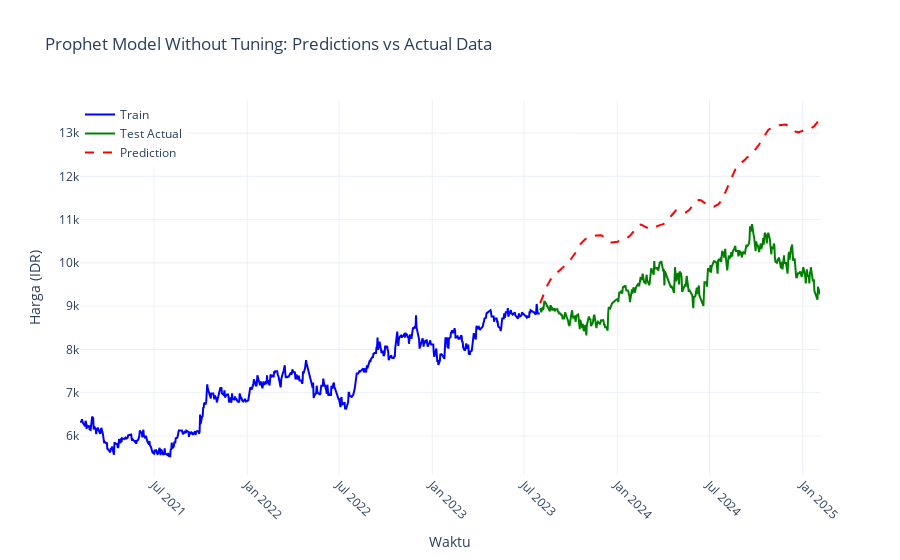

Notebook cell for this chart:
### Code cell
from sklearn.metrics import mean_absolute_error, mean_absolute_percentage_error
import plotly.graph_objects as go
import plotly.io as pio

pio.templates.default = "plotly_white"
fig = go.Figure()

# Plot training data
fig.add_trace(go.Scatter(
    x=df_train['ds'], 
    y=df_train['y'], 
    mode='lines', 
    name='Train',
    line=dict(color='blue')
))

# Plot actual test data
fig.add_trace(go.Scatter(
    x=df_test['ds'], 
    y=df_test['y'], 
    mode='lines', 
    name='Test Actual',
    line=dict(color='green')
))

# Plot predictions
fig.add_trace(go.Scatter(
    x=forecast['ds'], 
    y=forecast['yhat'], 
    mode='lines', 
    name='Prediction',
    line=dict(color='red', dash='dash')
))

# Update layout
fig.update_layout(
    title='Prophet Model Without Tuning: Predictions vs Actual Data',
    xaxis_title='Waktu',
    yaxis_title='Harga (IDR)',
    xaxis=dict(tickangle=45),
    legend=dict(x=0, y=1),
    template="plotly_white"
)

# Show figure
fig.show()
y_actual = df_test['y'].values
y_pred = forecast['yhat'].values

mae = mean_absolute_error(y_actual, y_pred)
mape = np.mean(np.abs((y_actual - y_pred) / y_actual)) * 100

print(f"MAE: {mae}")
print(f"MAPE: {mape:.2f}%")

### Figure 1 — Plotly figure (JSON) as saved in the notebook; plotly's stock layout.template omitted (floating-point values rounded to 4 significant figures; data arrays with more than 128 entries replaced by an {"elided": "..."} marker saying what was removed)
{"data": [{"line": {"color": "blue"}, "mode": "lines", "name": "Train", "type": "scatter", "x": {"elided": "604 str values"}, "y": {"elided": "604 float values"}}, {"line": {"color": "green"}, "mode": "lines", "name": "Test Actual", "type": "scatter", "x": {"elided": "362 str values"}, "y": {"elided": "362 float values"}}, {"line": {"color": "red", "dash": "dash"}, "mode": "lines", "name": "Prediction", "type": "scatter", "x": {"elided": "362 str values"}, "y": {"elided": "362 float values"}}], "layout": {"autosize": true, "legend": {"x": 0, "y": 1}, "title": {"text": "Prophet Model Without Tuning: Predictions vs Actual Data"}, "xaxis": {"autorange": true, "range": ["2021-02-05", "2025-02-04"], "tickangle": 45, "title": {"text": "Waktu"}, "type": "date"}, "yaxis": {"autorange": true, "range": [5097.0, 13770.0], "title": {"text": "Harga (IDR)"}, "type": "linear"}}}
